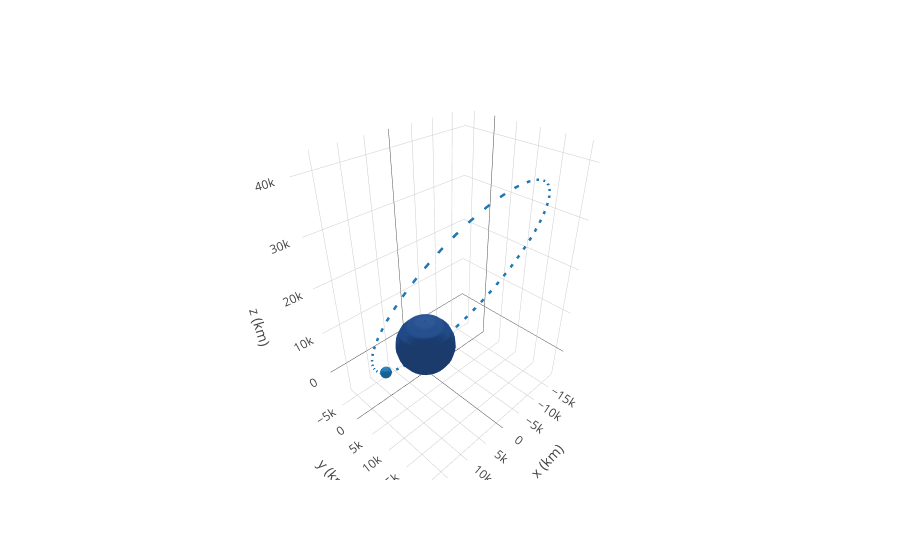

This figure's notebook cell:
### Code cell
frame = OrbitPlotter3D()

frame.plot(molniya)
#frame.plot(Orbit.from_body_ephem(Earth))

frame.show()
